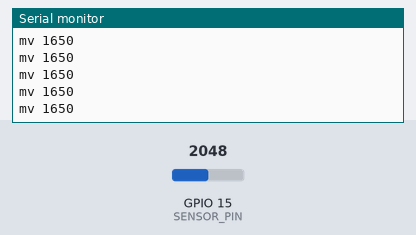
Bench run of a program on a simulated ESP32. On the bench: the last lines printed to the serial monitor. Inputs (shaded band) come from the test bench; at power-on: GPIO 15 (SENSOR_PIN) = 2048.

Above: at 1.2 s.
1.3 s: GPIO 15 (SENSOR_PIN) set to 2866
At 1.8 s:
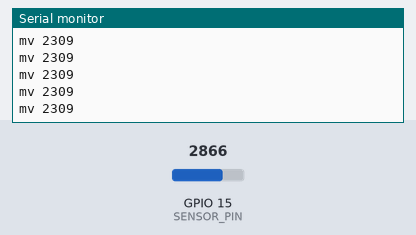
2.8 s: GPIO 15 (SENSOR_PIN) set to 3603
At 3.3 s:
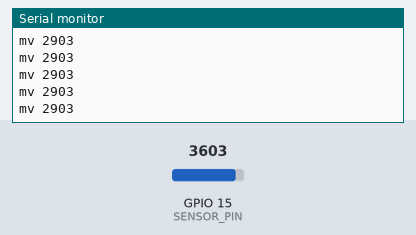
Timing chart, 0 to 5.8 s (numbered marks = the images above; inputs shaded):
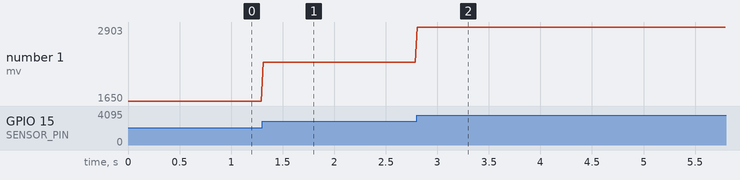

The program:

main.cpp
```cpp
// Demo board for Act 1: reads a force sensor and prints millivolts over serial, one line per reading.
// With the sensor's jumper on a different GPIO than SENSOR_PIN, the readings ignore every press, but the
// board still runs and prints, like the real bug. wbc/agent/dut.py reads these lines.
//
//   mv 1873              one reading, every SAMPLE_MS
//   # reading GPIO 15    every 50 readings, so a reader that joins late still learns the pin
#include <Arduino.h>

#include "pins.h"

unsigned long readings = 0;

void setup() {
  Serial.begin(115200);
  analogSetPinAttenuation(SENSOR_PIN, ADC_11db);  // the full 0-3.3 V range
}

void loop() {
  if (readings % 50 == 0) Serial.printf("# reading GPIO %d\n", SENSOR_PIN);
  Serial.printf("mv %u\n", (unsigned)analogReadMilliVolts(SENSOR_PIN));
  readings++;
  delay(SAMPLE_MS);
}
```

pins.h
```cpp
// Demo board wiring: a force sensor from 3.3 V to SENSOR_PIN, with 10 kOhm from SENSOR_PIN to GND.
// Pressing the sensor lowers its resistance, so SENSOR_PIN's voltage rises from about 0 toward 3.3 V.
// The planted bug for Act 1: the sensor's jumper goes to GPIO 4, but this file says 15.
#pragma once

#define SENSOR_PIN 15    // the sensor's divider, through its jumper
#define SAMPLE_MS  20    // one reading every 20 ms, printed over serial
```

Measured:
- after the input at 1.3 s, the serial monitor: prints a new line at once (image 1)
- after the input at 2.8 s, the serial monitor: prints a new line at once (image 2)
- plotted number 1: 1650 → 2309 after the input at 1.3 s, 2309 → 2903 after the input at 2.8 s
